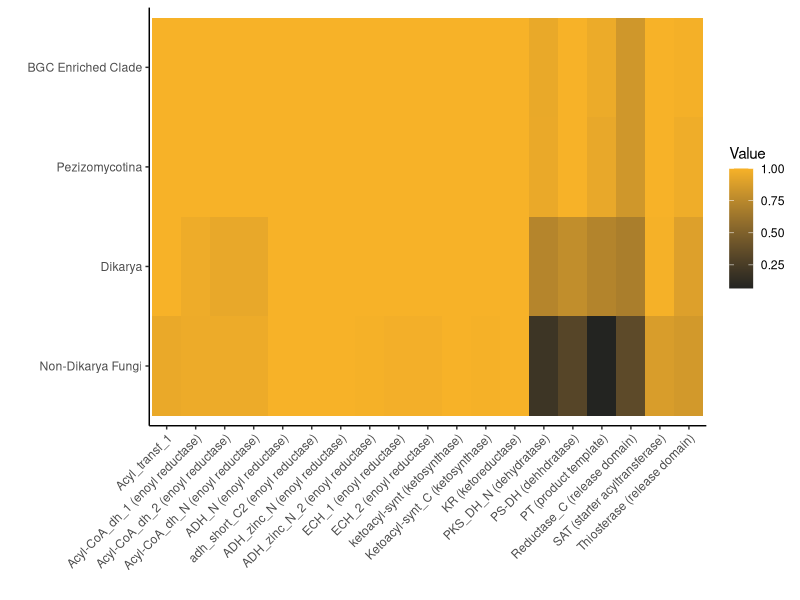

Write the R code that produced this figure.
library(ggplot2)

dat <- read.table("Heatmap_Input.txt", header=T, sep='\t')
# Clade   Clade_Order     Domain_ID       Domain  Value

pdf("Heatmap.pdf", heigh=3, width=10)
ggplot(dat, aes(y=reorder(Clade, -Clade_Order), x=Domain, fill=Value)) + geom_tile() + theme_classic() + scale_fill_gradient(low='#232421', high='#f7b228') + xlab("") + ylab("")  + theme(axis.text.x = element_text(angle = 45, vjust = 1, hjust=1))
dev.off()
